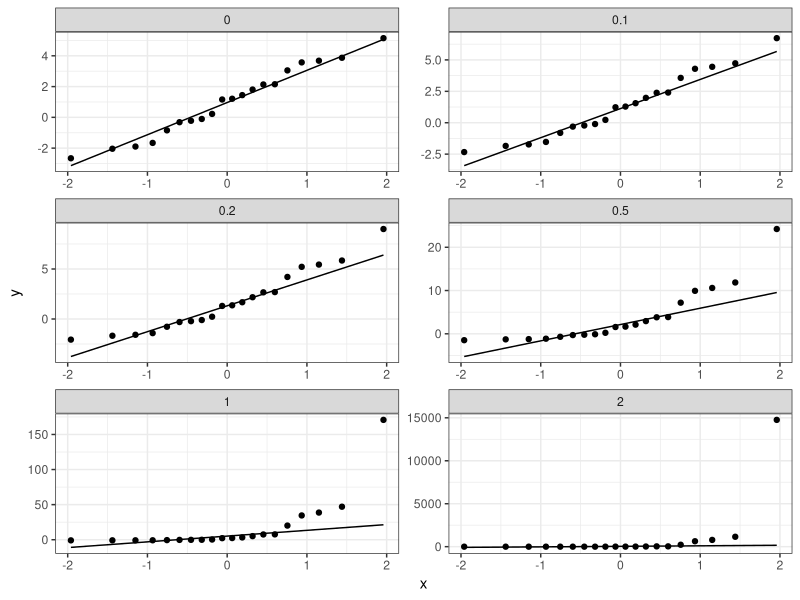
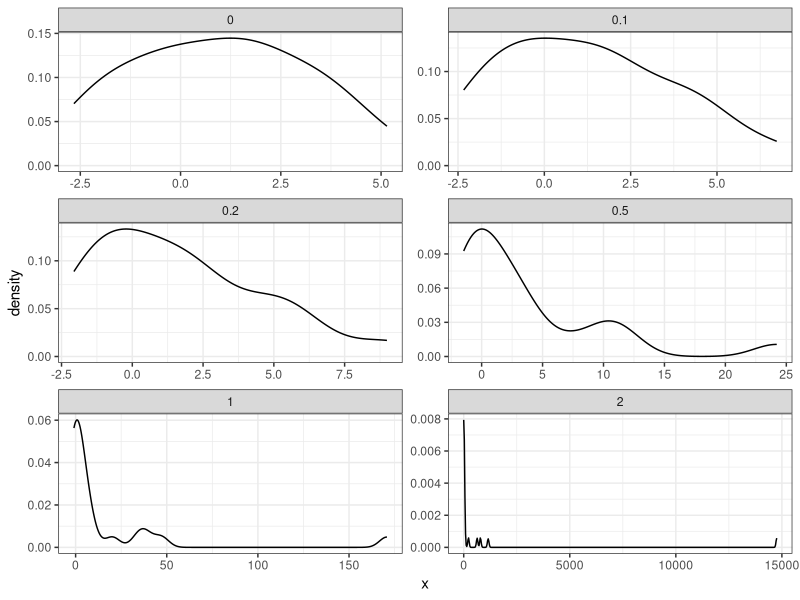
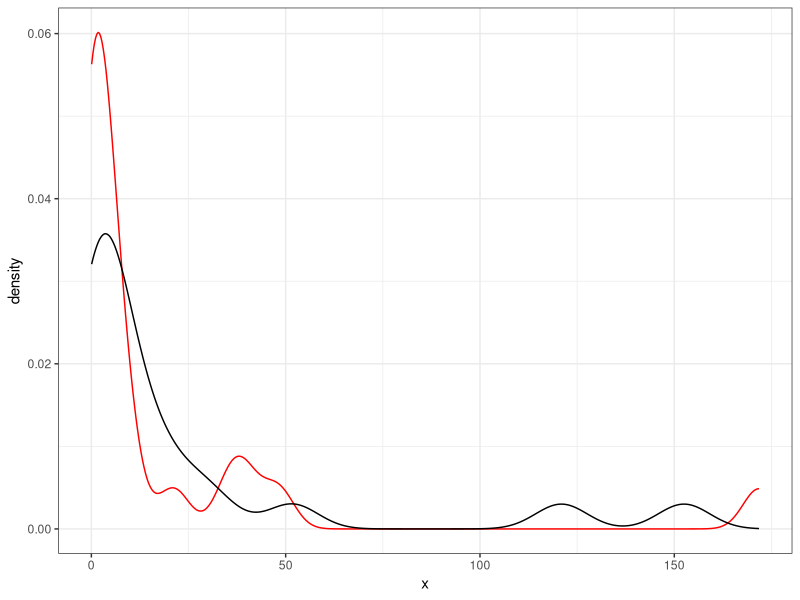
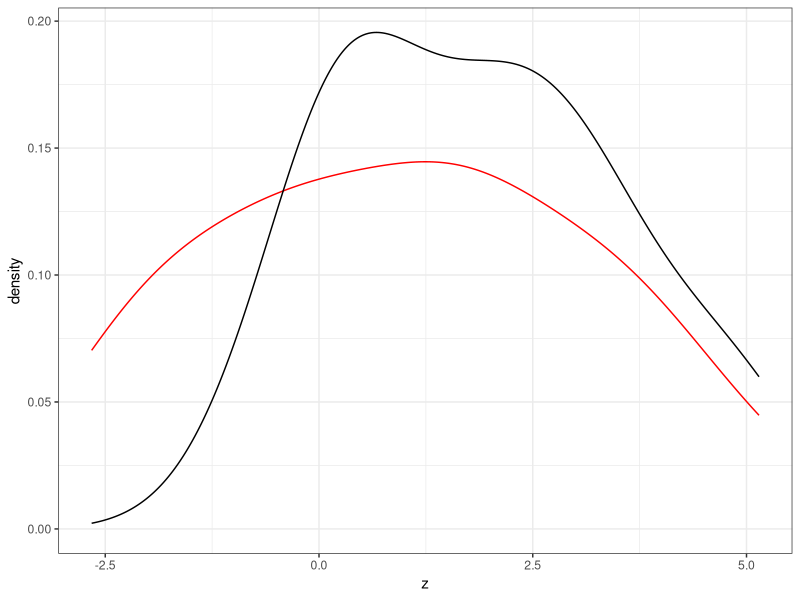

These charts were generated, in order, by the following R code:
## ---- chunk 1

  library(ggplot2);library(dplyr);library(purrr)

  x <- c(0.07, 3.35, 35.58, 21.14, 0.15, 0.73, 
         8.47, 0.9, 0.43, 39.69, 3.19, 0.19, 4.24, 
         0.13, 6.09, 0.8, 171.8, 1.25, 48.03, 8.6)
  
  boxcox <- function(x, lambda = 0L){
    
    if(lambda == 0L){
      log(x)
    } else {
      (x^lambda - 1) / lambda
    }
    
  }
  
  inv_boxcox <- function(z, lambda = 0L){
    
    if(lambda == 0L){
      exp(z)
    } else {
      (lambda * z + 1)^(1/lambda)
    }
    
  }
  
  lambda_vals <- tibble(
    lambda  = c(0, 0.1, 0.2, 0.5, 1, 2),
    id  = as.character(1:6)
  )
  
  df <- lambda_vals$lambda %>% 
    map_df( ~ tibble(x = boxcox(x, .)), .id = "id") %>%
    left_join(lambda_vals, by = "id")
  
  # Q-Q plot (normal distribution is default comparison)
  ggplot(df, aes(sample=x)) + 
    geom_qq() + geom_qq_line() +
    facet_wrap(~lambda, scales = "free", nrow = 3) +
    theme_bw()
  
  # KDE 
  ggplot(df, aes(x=x)) + 
    geom_density() +
    facet_wrap(~lambda, scales = "free", nrow = 3) +
    theme_bw()

## ---- chunk 2

  # transformed data:
  z <- boxcox(x = x, lambda = 0L)

  mean_z <- mean(z)
  var_z <- var(z)
  
  z_sim <- rnorm(n = length(z), mean = mean_z, sd = sqrt(var_z))
  
  x_sim <- inv_boxcox(z = z_sim, lambda = 0L)
  
  ggplot() +
    geom_density(aes(x = x), colour = "red") + 
    geom_density(aes(x = x_sim), colour = "black") + 
    theme_bw()

## ---- chunk 3

  ggplot() +
    geom_density(aes(x = z), colour = "red") + 
    geom_density(aes(x = z_sim), colour = "black") + 
    theme_bw()

